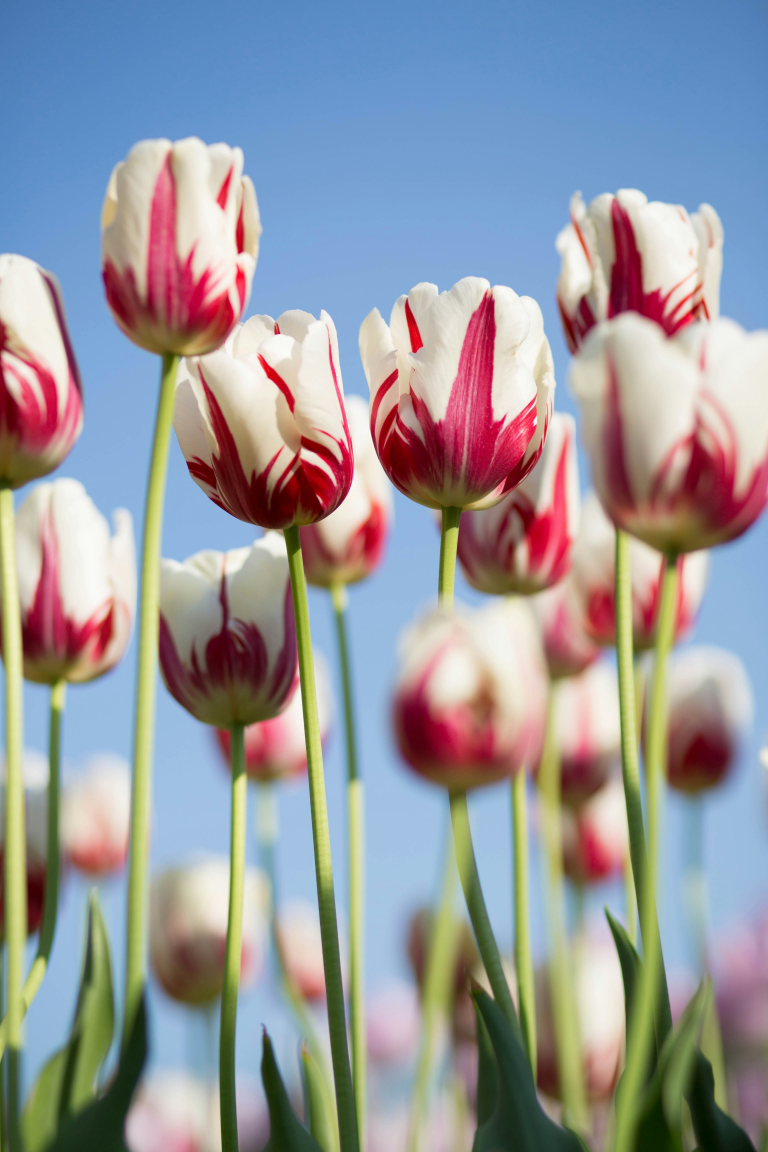
#> input picture flori.png, 3840 x 5760 px (shown at 1/5 size)
$ python lab6part2.py   (older library calls are emulated)
#> lines starting #> are read from the running program, lines starting #| are printed output that depends on the picture
import numpy as np
import cv2
from matplotlib import pyplot as plt

# 1. Citirea imaginii
img_bgr = cv2.imread("flori.png")
#> img_bgr is the input picture: shape (5760, 3840, 3); mean B, G, R 157.4, 151.5, 150.3
if img_bgr is None:
    print("Couldn't open the image")

# Am mărit puțin factorul de redimensionare (fx=0.3, fy=0.3)
# pentru a putea observa mai bine efectele filtrelor.
img_bgr = cv2.resize(img_bgr, (0, 0), fx=0.3, fy=0.3)
#> img_bgr: shape (1728, 1152, 3)

# 2. Conversie BGR -> RGB pentru afișarea corectă a culorilor în Matplotlib
img_rgb = cv2.cvtColor(img_bgr, cv2.COLOR_BGR2RGB)

# ==========================================
# FILTRE DE ESTOMPARE (BLURRING) & ZGOMOT
# ==========================================

# A. Box Blur (Implementarea ta manuală)
ker_size = 5
kernel_box = np.ones((ker_size, ker_size), dtype=np.float32) / ker_size**2
res_box = cv2.filter2D(img_rgb, -1, kernel_box, (-1,-1), delta=0, borderType=cv2.BORDER_DEFAULT)

# B. Gaussian Blur
res_gaussian = cv2.GaussianBlur(img_rgb, (5, 5), 0, 0)

# C. Median Blur (Setează dimensiunea kernelului la 5)
res_median = cv2.medianBlur(img_rgb, 5)

# D. Bilateral Filter
# Parametri: src, diametru=15, sigmaColor=80, sigmaSpace=80
res_bilateral = cv2.bilateralFilter(img_rgb, 15, 80, 80)

# ==========================================
# FILTRE PENTRU MARGINI (EDGES & SHARPENING)
# ==========================================

# E. Image Sharpening (Accentuare margini)
sharpen_kernel = np.array([[0, -1, 0],
                           [-1, 5, -1],
                           [0, -1, 0]], dtype="int")
res_sharpen = cv2.filter2D(img_rgb, -1, sharpen_kernel)

# F. Laplacian Filter (Extragere Contururi)
# Laplacian funcționează cel mai bine pe imagini Grayscale
img_gray = cv2.cvtColor(img_bgr, cv2.COLOR_BGR2GRAY)
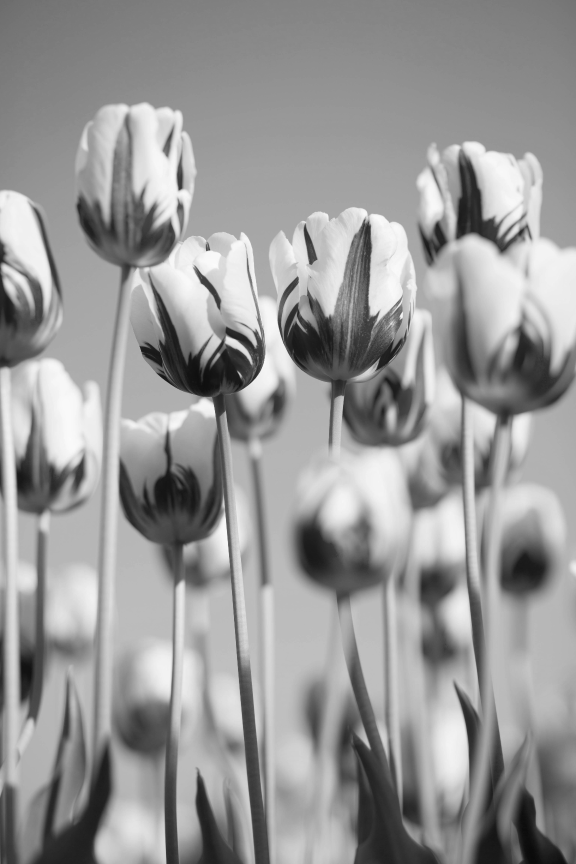
#> img_gray: shape (1728, 1152) (shown at 1/2 size); min 8, max 251, mean 151.7
# 1. Blur Gaussian pentru reducerea zgomotului
img_gray_blurred = cv2.GaussianBlur(img_gray, (3, 3), 0)
# 2. Aplicare filtru cu ddepth = CV_32F
res_laplacian = cv2.Laplacian(img_gray_blurred, cv2.CV_32F)
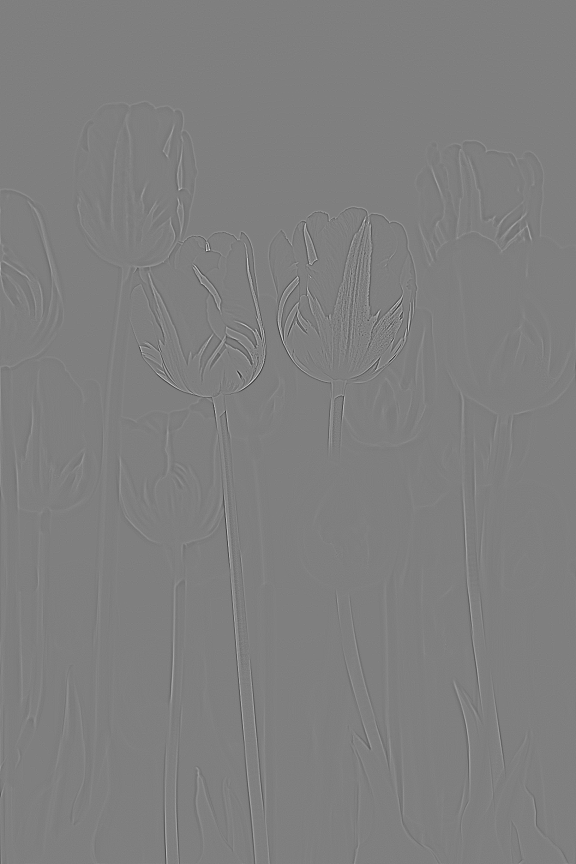
#> res_laplacian: shape (1728, 1152) float32 (shown at 1/2 size); min -76, max 76, mean 0; drawn with min black and max white
# 3. Normalizare între 0 și 1
res_laplacian = cv2.normalize(res_laplacian, None, 0, 1, cv2.NORM_MINMAX, dtype=cv2.CV_32F)

# ==========================================
# AFIȘAREA REZULTATELOR
# ==========================================

plt.figure(figsize=(15, 10))

plt.subplot(231)
plt.imshow(img_rgb)
plt.title("Originală (RGB)")
plt.axis('off')

plt.subplot(232)
plt.imshow(res_box)
plt.title("Box Blur (Filtru Manual)")
plt.axis('off')

plt.subplot(233)
plt.imshow(res_gaussian)
plt.title("Gaussian Blur 5x5")
plt.axis('off')

plt.subplot(234)
plt.imshow(res_median)
plt.title("Median Blur 5")
plt.axis('off')

plt.subplot(235)
plt.imshow(res_bilateral)
plt.title("Bilateral Filter")
plt.axis('off')

plt.subplot(236)
plt.imshow(res_sharpen)
plt.title("Sharpen Filter")
plt.axis('off')

plt.tight_layout()
plt.show()

# Afișare separată pentru Laplacian (deoarece este imagine 2D Grayscale)
plt.figure(figsize=(6, 5))
plt.imshow(res_laplacian, cmap='gray')
plt.title("Laplacian Edge Detection (Grayscale)")
plt.axis('off')
plt.show()

$ run again, with 2.png copied over flori.png
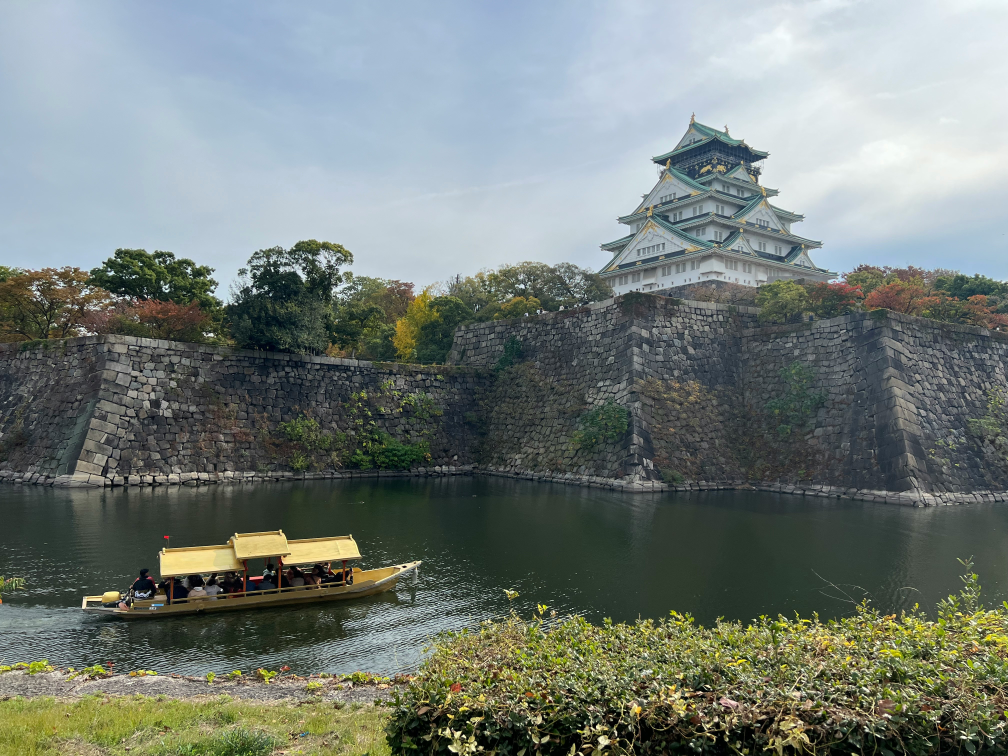
#> input picture 2.png, 4032 x 3024 px (shown at 1/4 size)
#> img_bgr is the input picture: shape (3024, 4032, 3); mean B, G, R 120.5, 125.7, 116.8
#> img_bgr: shape (907, 1210, 3)
#> `img_gray = cv2.cvtColor(img_bgr, cv2.COLOR_BGR2GRAY)`:
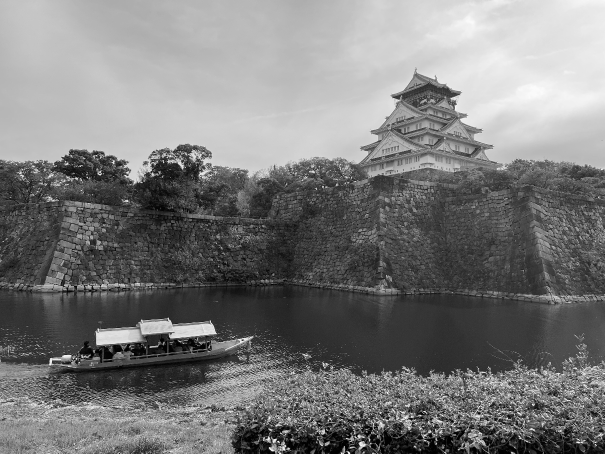
#> img_gray: shape (907, 1210) (shown at 1/2 size); min 0, max 254, mean 122.4
#> `res_laplacian = cv2.Laplacian(img_gray_blurred, cv2.CV_32F)`:
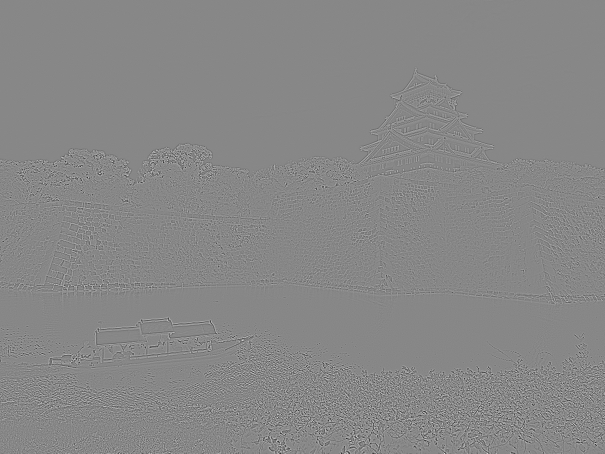
#> res_laplacian: shape (907, 1210) float32 (shown at 1/2 size); min -183, max 162, mean 0; drawn with min black and max white
